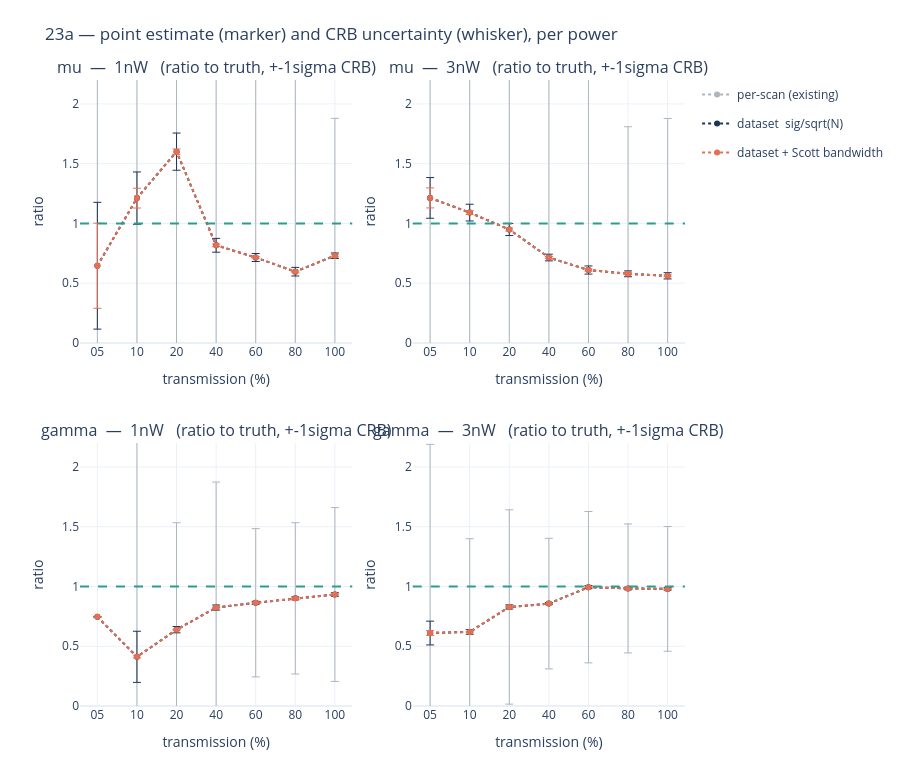

The notebook cell saved with this chart:
### Code cell
# ============================================================
# 23a — FIG 2: the uncertainty report, split by power (left 1nW | right 3nW)
#   top: mu_hat/mu_true with CRB sigma_mu whiskers (3 variants)   bottom: same for gamma
# ============================================================
def _series(power, variant):
    ts = [t for t in TABLE if t['exp'].startswith(power)]
    ts = sorted(ts, key=lambda t: int(t['exp'].split('Trans')[-1]))
    x = [t['exp'].split('Trans')[-1] for t in ts]
    return ts, x

SMU = {'single': 'sig_mu_single', 'data': 'sig_mu_data', 'scott': 'sig_mu_data_scott'}
SGA = {'single': 'sig_g_single', 'data': 'sig_g_data', 'scott': 'sig_g_data_scott'}
STY = {'single': ('#adb5bd', 'per-scan (existing)'), 'data': ('#1d3557', 'dataset  sig/sqrt(N)'),
       'scott': ('#e76f51', 'dataset + Scott bandwidth')}

fig2 = make_subplots(rows=2, cols=2, horizontal_spacing=0.10, vertical_spacing=0.16,
                     subplot_titles=[f'mu  —  {p}   (ratio to truth, +-1sigma CRB)' for p in POWERS] +
                                    [f'gamma  —  {p}   (ratio to truth, +-1sigma CRB)' for p in POWERS])
for ci, power in enumerate(POWERS, start=1):
    ts, x = _series(power, None)
    for v in ('single', 'data', 'scott'):
        col, lab = STY[v]
        mu_ratio = [t['mu'] / t['mu_true'] for t in ts]
        err = [t[SMU[v]] / t['mu_true'] for t in ts]
        fig2.add_trace(go.Scatter(x=x, y=mu_ratio, mode='markers+lines', name=lab,
                                  marker=dict(color=col), line=dict(color=col, dash='dot'),
                                  error_y=dict(type='data', array=err, color=col, thickness=1.0),
                                  legendgroup=v, showlegend=(ci == 1)), row=1, col=ci)
        g_ratio = [t['gamma'] / t['gamma_true'] for t in ts]
        gerr = [t[SGA[v]] / t['gamma_true'] for t in ts]
        fig2.add_trace(go.Scatter(x=x, y=g_ratio, mode='markers+lines', name=lab,
                                  marker=dict(color=col), line=dict(color=col, dash='dot'),
                                  error_y=dict(type='data', array=gerr, color=col, thickness=1.0),
                                  legendgroup=v, showlegend=False), row=2, col=ci)
    for rr in (1, 2):
        fig2.update_xaxes(title_text='transmission (%)', row=rr, col=ci)
        fig2.update_yaxes(title_text='ratio', row=rr, col=ci)
    fig2.add_hline(y=1.0, line=dict(color='#2a9d8f', dash='dash'), row=1, col=ci)
    fig2.add_hline(y=1.0, line=dict(color='#2a9d8f', dash='dash'), row=2, col=ci)
fig2.update_yaxes(range=[0, 2.2], row=1, col=1); fig2.update_yaxes(range=[0, 2.2], row=1, col=2)
fig2.update_yaxes(range=[0, 2.2], row=2, col=1); fig2.update_yaxes(range=[0, 2.2], row=2, col=2)
fig2.update_layout(height=760, margin=dict(t=80, b=40),
                   title_text='23a — point estimate (marker) and CRB uncertainty (whisker), per power')
fig2.show(config=CONFIG_PLOT)

### Figure 1 — Plotly figure (JSON) as saved in the notebook; plotly's stock layout.template omitted (floating-point values rounded to 4 significant figures)
{"data": [{"error_y": {"array": [4.143, 4.143, 5.249, 2.846, 1.645, 1.799, 1.149], "color": "#adb5bd", "thickness": 1.0, "type": "data"}, "legendgroup": "single", "line": {"color": "#adb5bd", "dash": "dot"}, "marker": {"color": "#adb5bd"}, "mode": "markers+lines", "name": "per-scan (existing)", "showlegend": true, "type": "scatter", "x": ["05", "10", "20", "40", "60", "80", "100"], "xaxis": "x", "y": [0.6458, 1.212, 1.6, 0.8168, 0.7146, 0.596, 0.7298], "yaxis": "y"}, {"error_y": {"array": [9.061e-14, 4.047, 0.8948, 1.05, 0.6201, 0.6329, 0.7273], "color": "#adb5bd", "thickness": 1.0, "type": "data"}, "legendgroup": "single", "line": {"color": "#adb5bd", "dash": "dot"}, "marker": {"color": "#adb5bd"}, "mode": "markers+lines", "name": "per-scan (existing)", "showlegend": false, "type": "scatter", "x": ["05", "10", "20", "40", "60", "80", "100"], "xaxis": "x3", "y": [0.7464, 0.4115, 0.6386, 0.8237, 0.8639, 0.9006, 0.933], "yaxis": "y3"}, {"error_y": {"array": [0.5305, 0.219, 0.1556, 0.05775, 0.03342, 0.03607, 0.02319], "color": "#1d3557", "thickness": 1.0, "type": "data"}, "legendgroup": "data", "line": {"color": "#1d3557", "dash": "dot"}, "marker": {"color": "#1d3557"}, "mode": "markers+lines", "name": "dataset  sig/sqrt(N)", "showlegend": true, "type": "scatter", "x": ["05", "10", "20", "40", "60", "80", "100"], "xaxis": "x", "y": [0.6458, 1.212, 1.6, 0.8168, 0.7146, 0.596, 0.7298], "yaxis": "y"}, {"error_y": {"array": [1.16e-14, 0.2139, 0.02652, 0.0213, 0.01259, 0.01269, 0.01468], "color": "#1d3557", "thickness": 1.0, "type": "data"}, "legendgroup": "data", "line": {"color": "#1d3557", "dash": "dot"}, "marker": {"color": "#1d3557"}, "mode": "markers+lines", "name": "dataset  sig/sqrt(N)", "showlegend": false, "type": "scatter", "x": ["05", "10", "20", "40", "60", "80", "100"], "xaxis": "x3", "y": [0.7464, 0.4115, 0.6386, 0.8237, 0.8639, 0.9006, 0.933], "yaxis": "y3"}, {"error_y": {"array": [0.3562, 0.08287, 0.0222, 0.01044, 0.006529, 0.008238, 0.009354], "color": "#e76f51", "thickness": 1.0, "type": "data"}, "legendgroup": "scott", "line": {"color": "#e76f51", "dash": "dot"}, "marker": {"color": "#e76f51"}, "mode": "markers+lines", "name": "dataset + Scott bandwidth", "showlegend": true, "type": "scatter", "x": ["05", "10", "20", "40", "60", "80", "100"], "xaxis": "x", "y": [0.6458, 1.212, 1.6, 0.8168, 0.7146, 0.596, 0.7298], "yaxis": "y"}, {"error_y": {"array": [9.887e-15, 0.009302, 0.003002, 0.003096, 0.00211, 0.003234, 0.003122], "color": "#e76f51", "thickness": 1.0, "type": "data"}, "legendgroup": "scott", "line": {"color": "#e76f51", "dash": "dot"}, "marker": {"color": "#e76f51"}, "mode": "markers+lines", "name": "dataset + Scott bandwidth", "showlegend": false, "type": "scatter", "x": ["05", "10", "20", "40", "60", "80", "100"], "xaxis": "x3", "y": [0.7464, 0.4115, 0.6386, 0.8237, 0.8639, 0.9006, 0.933], "yaxis": "y3"}, {"error_y": {"array": [2.703, 2.775, 2.367, 1.705, 1.712, 1.231, 1.317], "color": "#adb5bd", "thickness": 1.0, "type": "data"}, "legendgroup": "single", "line": {"color": "#adb5bd", "dash": "dot"}, "marker": {"color": "#adb5bd"}, "mode": "markers+lines", "name": "per-scan (existing)", "showlegend": false, "type": "scatter", "x": ["05", "10", "20", "40", "60", "80", "100"], "xaxis": "x2", "y": [1.213, 1.09, 0.9492, 0.7146, 0.6101, 0.5784, 0.5615], "yaxis": "y2"}, {"error_y": {"array": [1.579, 0.78, 0.813, 0.5463, 0.6333, 0.5397, 0.5218], "color": "#adb5bd", "thickness": 1.0, "type": "data"}, "legendgroup": "single", "line": {"color": "#adb5bd", "dash": "dot"}, "marker": {"color": "#adb5bd"}, "mode": "markers+lines", "name": "per-scan (existing)", "showlegend": false, "type": "scatter", "x": ["05", "10", "20", "40", "60", "80", "100"], "xaxis": "x4", "y": [0.6105, 0.6198, 0.8287, 0.8567, 0.9942, 0.9835, 0.9799], "yaxis": "y4"}, {"error_y": {"array": [0.1703, 0.06999, 0.0508, 0.02787, 0.03395, 0.02458, 0.02625], "color": "#1d3557", "thickness": 1.0, "type": "data"}, "legendgroup": "data", "line": {"color": "#1d3557", "dash": "dot"}, "marker": {"color": "#1d3557"}, "mode": "markers+lines", "name": "dataset  sig/sqrt(N)", "showlegend": false, "type": "scatter", "x": ["05", "10", "20", "40", "60", "80", "100"], "xaxis": "x2", "y": [1.213, 1.09, 0.9492, 0.7146, 0.6101, 0.5784, 0.5615], "yaxis": "y2"}, {"error_y": {"array": [0.09946, 0.01967, 0.01745, 0.008931, 0.01256, 0.01078, 0.0104], "color": "#1d3557", "thickness": 1.0, "type": "data"}, "legendgroup": "data", "line": {"color": "#1d3557", "dash": "dot"}, "marker": {"color": "#1d3557"}, "mode": "markers+lines", "name": "dataset  sig/sqrt(N)", "showlegend": false, "type": "scatter", "x": ["05", "10", "20", "40", "60", "80", "100"], "xaxis": "x4", "y": [0.6105, 0.6198, 0.8287, 0.8567, 0.9942, 0.9835, 0.9799], "yaxis": "y4"}, {"error_y": {"array": [0.08377, 0.01572, 0.01325, 0.008408, 0.008918, 0.00812, 0.008576], "color": "#e76f51", "thickness": 1.0, "type": "data"}, "legendgroup": "scott", "line": {"color": "#e76f51", "dash": "dot"}, "marker": {"color": "#e76f51"}, "mode": "markers+lines", "name": "dataset + Scott bandwidth", "showlegend": false, "type": "scatter", "x": ["05", "10", "20", "40", "60", "80", "100"], "xaxis": "x2", "y": [1.213, 1.09, 0.9492, 0.7146, 0.6101, 0.5784, 0.5615], "yaxis": "y2"}, {"error_y": {"array": [0.02084, 0.002633, 0.00247, 0.00149, 0.002355, 0.002165, 0.002279], "color": "#e76f51", "thickness": 1.0, "type": "data"}, "legendgroup": "scott", "line": {"color": "#e76f51", "dash": "dot"}, "marker": {"color": "#e76f51"}, "mode": "markers+lines", "name": "dataset + Scott bandwidth", "showlegend": false, "type": "scatter", "x": ["05", "10", "20", "40", "60", "80", "100"], "xaxis": "x4", "y": [0.6105, 0.6198, 0.8287, 0.8567, 0.9942, 0.9835, 0.9799], "yaxis": "y4"}], "layout": {"annotations": [{"font": {"size": 16}, "showarrow": false, "text": "mu  —  1nW   (ratio to truth, +-1sigma CRB)", "x": 0.225, "xanchor": "center", "xref": "paper", "y": 1.0, "yanchor": "bottom", "yref": "paper"}, {"font": {"size": 16}, "showarrow": false, "text": "mu  —  3nW   (ratio to truth, +-1sigma CRB)", "x": 0.775, "xanchor": "center", "xref": "paper", "y": 1.0, "yanchor": "bottom", "yref": "paper"}, {"font": {"size": 16}, "showarrow": false, "text": "gamma  —  1nW   (ratio to truth, +-1sigma CRB)", "x": 0.225, "xanchor": "center", "xref": "paper", "y": 0.42, "yanchor": "bottom", "yref": "paper"}, {"font": {"size": 16}, "showarrow": false, "text": "gamma  —  3nW   (ratio to truth, +-1sigma CRB)", "x": 0.775, "xanchor": "center", "xref": "paper", "y": 0.42, "yanchor": "bottom", "yref": "paper"}], "height": 760, "margin": {"b": 40, "t": 80}, "shapes": [{"line": {"color": "#2a9d8f", "dash": "dash"}, "type": "line", "x0": 0, "x1": 1, "xref": "x domain", "y0": 1.0, "y1": 1.0, "yref": "y"}, {"line": {"color": "#2a9d8f", "dash": "dash"}, "type": "line", "x0": 0, "x1": 1, "xref": "x3 domain", "y0": 1.0, "y1": 1.0, "yref": "y3"}, {"line": {"color": "#2a9d8f", "dash": "dash"}, "type": "line", "x0": 0, "x1": 1, "xref": "x2 domain", "y0": 1.0, "y1": 1.0, "yref": "y2"}, {"line": {"color": "#2a9d8f", "dash": "dash"}, "type": "line", "x0": 0, "x1": 1, "xref": "x4 domain", "y0": 1.0, "y1": 1.0, "yref": "y4"}], "title": {"text": "23a — point estimate (marker) and CRB uncertainty (whisker), per power"}, "xaxis": {"anchor": "y", "domain": [0.0, 0.45], "title": {"text": "transmission (%)"}}, "xaxis2": {"anchor": "y2", "domain": [0.55, 1.0], "title": {"text": "transmission (%)"}}, "xaxis3": {"anchor": "y3", "domain": [0.0, 0.45], "title": {"text": "transmission (%)"}}, "xaxis4": {"anchor": "y4", "domain": [0.55, 1.0], "title": {"text": "transmission (%)"}}, "yaxis": {"anchor": "x", "domain": [0.58, 1.0], "range": [0, 2.2], "title": {"text": "ratio"}}, "yaxis2": {"anchor": "x2", "domain": [0.58, 1.0], "range": [0, 2.2], "title": {"text": "ratio"}}, "yaxis3": {"anchor": "x3", "domain": [0.0, 0.42], "range": [0, 2.2], "title": {"text": "ratio"}}, "yaxis4": {"anchor": "x4", "domain": [0.0, 0.42], "range": [0, 2.2], "title": {"text": "ratio"}}}}
